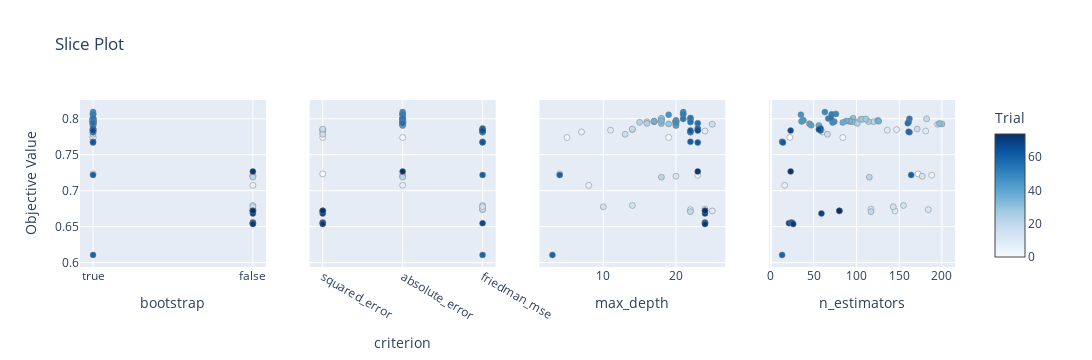

Notebook cell for this chart:
### Code cell
plot_slice(study).show()

### Figure 1 — Plotly figure (JSON) as saved in the notebook; plotly's stock layout.template omitted (floating-point values rounded to 4 significant figures)
{"data": [{"marker": {"color": [0, 1, 2, 3, 4, 5, 6, 7, 8, 9, 10, 11, 12, 13, 14, 15, 16, 17, 18, 19, 20, 21, 22, 23, 24, 25, 26, 27, 28, 29, 30, 31, 32, 33, 34, 35, 36, 37, 38, 39, 40, 41, 42, 43, 44, 45, 46, 47, 48, 49, 50, 51, 52, 53, 54, 55, 56, 57, 58, 59, 60, 61, 62, 63, 64, 65, 66, 67, 68, 69, 70, 71, 72, 73, 74], "colorbar": {"title": {"text": "Trial"}, "x": 1, "xpad": 40, "y": 0.5}, "colorscale": [[0, "rgb(247,251,255)"], [0.125, "rgb(222,235,247)"], [0.25, "rgb(198,219,239)"], [0.375, "rgb(158,202,225)"], [0.5, "rgb(107,174,214)"], [0.625, "rgb(66,146,198)"], [0.75, "rgb(33,113,181)"], [0.875, "rgb(8,81,156)"], [1, "rgb(8,48,107)"]], "line": {"color": "Grey", "width": 0.5}, "showscale": true}, "mode": "markers", "name": "Feasible Trial", "showlegend": false, "type": "scatter", "x": [true, true, true, true, false, true, false, true, true, true, false, false, false, false, false, false, true, true, true, true, false, false, true, true, true, true, true, true, true, true, true, true, true, true, true, true, true, true, true, true, true, true, true, true, true, true, true, true, true, true, true, true, true, true, true, true, true, true, true, true, true, true, true, true, true, true, true, false, false, false, false, false, false, false, false], "xaxis": "x", "y": [0.7739, 0.7233, 0.7738, 0.7977, 0.7215, 0.7816, 0.7074, 0.7848, 0.7829, 0.784, 0.6718, 0.6736, 0.6744, 0.72, 0.6794, 0.6776, 0.7923, 0.7783, 0.7856, 0.7998, 0.6708, 0.7187, 0.7958, 0.795, 0.7935, 0.7991, 0.796, 0.7993, 0.7995, 0.7928, 0.7964, 0.8007, 0.7932, 0.7959, 0.7972, 0.7964, 0.7965, 0.7967, 0.7948, 0.7964, 0.7905, 0.793, 0.791, 0.7978, 0.7964, 0.796, 0.8055, 0.7954, 0.7949, 0.8092, 0.8067, 0.8003, 0.8062, 0.8, 0.8009, 0.7953, 0.7937, 0.7812, 0.7819, 0.6107, 0.7219, 0.768, 0.7835, 0.7669, 0.7865, 0.7851, 0.7835, 0.6548, 0.6559, 0.6549, 0.6683, 0.6536, 0.6719, 0.7267, 0.6719], "yaxis": "y"}, {"marker": {"color": [0, 1, 2, 3, 4, 5, 6, 7, 8, 9, 10, 11, 12, 13, 14, 15, 16, 17, 18, 19, 20, 21, 22, 23, 24, 25, 26, 27, 28, 29, 30, 31, 32, 33, 34, 35, 36, 37, 38, 39, 40, 41, 42, 43, 44, 45, 46, 47, 48, 49, 50, 51, 52, 53, 54, 55, 56, 57, 58, 59, 60, 61, 62, 63, 64, 65, 66, 67, 68, 69, 70, 71, 72, 73, 74], "colorbar": {"title": {"text": "Trial"}, "x": 1, "xpad": 40}, "colorscale": [[0, "rgb(247,251,255)"], [0.125, "rgb(222,235,247)"], [0.25, "rgb(198,219,239)"], [0.375, "rgb(158,202,225)"], [0.5, "rgb(107,174,214)"], [0.625, "rgb(66,146,198)"], [0.75, "rgb(33,113,181)"], [0.875, "rgb(8,81,156)"], [1, "rgb(8,48,107)"]], "line": {"color": "Grey", "width": 0.5}, "showscale": false}, "mode": "markers", "name": "Feasible Trial", "showlegend": false, "type": "scatter", "x": ["squared_error", "squared_error", "absolute_error", "absolute_error", "absolute_error", "squared_error", "absolute_error", "squared_error", "friedman_mse", "squared_error", "squared_error", "friedman_mse", "friedman_mse", "absolute_error", "friedman_mse", "friedman_mse", "absolute_error", "squared_error", "squared_error", "absolute_error", "squared_error", "absolute_error", "absolute_error", "absolute_error", "absolute_error", "absolute_error", "absolute_error", "absolute_error", "absolute_error", "absolute_error", "absolute_error", "absolute_error", "absolute_error", "absolute_error", "absolute_error", "absolute_error", "absolute_error", "absolute_error", "absolute_error", "absolute_error", "absolute_error", "absolute_error", "absolute_error", "absolute_error", "absolute_error", "absolute_error", "absolute_error", "absolute_error", "absolute_error", "absolute_error", "absolute_error", "absolute_error", "absolute_error", "absolute_error", "absolute_error", "absolute_error", "absolute_error", "friedman_mse", "friedman_mse", "friedman_mse", "friedman_mse", "friedman_mse", "friedman_mse", "friedman_mse", "friedman_mse", "friedman_mse", "friedman_mse", "friedman_mse", "squared_error", "squared_error", "squared_error", "squared_error", "squared_error", "absolute_error", "squared_error"], "xaxis": "x2", "y": [0.7739, 0.7233, 0.7738, 0.7977, 0.7215, 0.7816, 0.7074, 0.7848, 0.7829, 0.784, 0.6718, 0.6736, 0.6744, 0.72, 0.6794, 0.6776, 0.7923, 0.7783, 0.7856, 0.7998, 0.6708, 0.7187, 0.7958, 0.795, 0.7935, 0.7991, 0.796, 0.7993, 0.7995, 0.7928, 0.7964, 0.8007, 0.7932, 0.7959, 0.7972, 0.7964, 0.7965, 0.7967, 0.7948, 0.7964, 0.7905, 0.793, 0.791, 0.7978, 0.7964, 0.796, 0.8055, 0.7954, 0.7949, 0.8092, 0.8067, 0.8003, 0.8062, 0.8, 0.8009, 0.7953, 0.7937, 0.7812, 0.7819, 0.6107, 0.7219, 0.768, 0.7835, 0.7669, 0.7865, 0.7851, 0.7835, 0.6548, 0.6559, 0.6549, 0.6683, 0.6536, 0.6719, 0.7267, 0.6719], "yaxis": "y2"}, {"marker": {"color": [0, 1, 2, 3, 4, 5, 6, 7, 8, 9, 10, 11, 12, 13, 14, 15, 16, 17, 18, 19, 20, 21, 22, 23, 24, 25, 26, 27, 28, 29, 30, 31, 32, 33, 34, 35, 36, 37, 38, 39, 40, 41, 42, 43, 44, 45, 46, 47, 48, 49, 50, 51, 52, 53, 54, 55, 56, 57, 58, 59, 60, 61, 62, 63, 64, 65, 66, 67, 68, 69, 70, 71, 72, 73, 74], "colorbar": {"title": {"text": "Trial"}, "x": 1, "xpad": 40}, "colorscale": [[0, "rgb(247,251,255)"], [0.125, "rgb(222,235,247)"], [0.25, "rgb(198,219,239)"], [0.375, "rgb(158,202,225)"], [0.5, "rgb(107,174,214)"], [0.625, "rgb(66,146,198)"], [0.75, "rgb(33,113,181)"], [0.875, "rgb(8,81,156)"], [1, "rgb(8,48,107)"]], "line": {"color": "Grey", "width": 0.5}, "showscale": false}, "mode": "markers", "name": "Feasible Trial", "showlegend": false, "type": "scatter", "x": [19, 4, 5, 22, 23, 7, 8, 14, 24, 11, 25, 22, 24, 20, 14, 10, 25, 13, 14, 21, 22, 18, 16, 15, 16, 18, 17, 18, 18, 19, 17, 18, 18, 17, 18, 17, 17, 20, 20, 20, 20, 20, 20, 20, 20, 20, 19, 20, 20, 21, 21, 22, 21, 21, 22, 22, 23, 22, 22, 3, 4, 22, 22, 23, 23, 23, 23, 24, 24, 24, 24, 24, 24, 23, 24], "xaxis": "x3", "y": [0.7739, 0.7233, 0.7738, 0.7977, 0.7215, 0.7816, 0.7074, 0.7848, 0.7829, 0.784, 0.6718, 0.6736, 0.6744, 0.72, 0.6794, 0.6776, 0.7923, 0.7783, 0.7856, 0.7998, 0.6708, 0.7187, 0.7958, 0.795, 0.7935, 0.7991, 0.796, 0.7993, 0.7995, 0.7928, 0.7964, 0.8007, 0.7932, 0.7959, 0.7972, 0.7964, 0.7965, 0.7967, 0.7948, 0.7964, 0.7905, 0.793, 0.791, 0.7978, 0.7964, 0.796, 0.8055, 0.7954, 0.7949, 0.8092, 0.8067, 0.8003, 0.8062, 0.8, 0.8009, 0.7953, 0.7937, 0.7812, 0.7819, 0.6107, 0.7219, 0.768, 0.7835, 0.7669, 0.7865, 0.7851, 0.7835, 0.6548, 0.6559, 0.6549, 0.6683, 0.6536, 0.6719, 0.7267, 0.6719], "yaxis": "y3"}, {"marker": {"color": [0, 1, 2, 3, 4, 5, 6, 7, 8, 9, 10, 11, 12, 13, 14, 15, 16, 17, 18, 19, 20, 21, 22, 23, 24, 25, 26, 27, 28, 29, 30, 31, 32, 33, 34, 35, 36, 37, 38, 39, 40, 41, 42, 43, 44, 45, 46, 47, 48, 49, 50, 51, 52, 53, 54, 55, 56, 57, 58, 59, 60, 61, 62, 63, 64, 65, 66, 67, 68, 69, 70, 71, 72, 73, 74], "colorbar": {"title": {"text": "Trial"}, "x": 1, "xpad": 40}, "colorscale": [[0, "rgb(247,251,255)"], [0.125, "rgb(222,235,247)"], [0.25, "rgb(198,219,239)"], [0.375, "rgb(158,202,225)"], [0.5, "rgb(107,174,214)"], [0.625, "rgb(66,146,198)"], [0.75, "rgb(33,113,181)"], [0.875, "rgb(8,81,156)"], [1, "rgb(8,48,107)"]], "line": {"color": "Grey", "width": 0.5}, "showscale": false}, "mode": "markers", "name": "Feasible Trial", "showlegend": false, "type": "scatter", "x": [22, 172, 84, 125, 188, 60, 16, 147, 181, 136, 145, 184, 117, 177, 155, 143, 195, 66, 171, 182, 117, 115, 120, 100, 101, 105, 114, 107, 111, 200, 92, 96, 197, 95, 125, 92, 126, 88, 84, 36, 56, 45, 47, 38, 36, 74, 35, 73, 72, 63, 76, 67, 71, 162, 70, 161, 160, 162, 161, 13, 164, 13, 58, 14, 58, 56, 23, 21, 24, 25, 59, 26, 80, 23, 80], "xaxis": "x4", "y": [0.7739, 0.7233, 0.7738, 0.7977, 0.7215, 0.7816, 0.7074, 0.7848, 0.7829, 0.784, 0.6718, 0.6736, 0.6744, 0.72, 0.6794, 0.6776, 0.7923, 0.7783, 0.7856, 0.7998, 0.6708, 0.7187, 0.7958, 0.795, 0.7935, 0.7991, 0.796, 0.7993, 0.7995, 0.7928, 0.7964, 0.8007, 0.7932, 0.7959, 0.7972, 0.7964, 0.7965, 0.7967, 0.7948, 0.7964, 0.7905, 0.793, 0.791, 0.7978, 0.7964, 0.796, 0.8055, 0.7954, 0.7949, 0.8092, 0.8067, 0.8003, 0.8062, 0.8, 0.8009, 0.7953, 0.7937, 0.7812, 0.7819, 0.6107, 0.7219, 0.768, 0.7835, 0.7669, 0.7865, 0.7851, 0.7835, 0.6548, 0.6559, 0.6549, 0.6683, 0.6536, 0.6719, 0.7267, 0.6719], "yaxis": "y4"}], "layout": {"height": 360, "title": {"text": "Slice Plot"}, "width": 1200, "xaxis": {"anchor": "y", "autorange": true, "categoryarray": [true, false], "categoryorder": "array", "domain": [0, 0.2125], "range": [-0.07866, 1.079], "title": {"text": "bootstrap"}, "type": "category"}, "xaxis2": {"anchor": "y2", "autorange": true, "categoryarray": ["squared_error", "absolute_error", "friedman_mse"], "categoryorder": "array", "domain": [0.2625, 0.475], "range": [-0.1573, 2.157], "title": {"text": "criterion"}, "type": "category"}, "xaxis3": {"anchor": "y3", "autorange": true, "domain": [0.525, 0.7375], "range": [1.269, 26.73], "title": {"text": "max_depth"}, "type": "linear"}, "xaxis4": {"anchor": "y4", "autorange": true, "domain": [0.7875, 1], "range": [-1.71, 214.7], "title": {"text": "n_estimators"}, "type": "linear"}, "yaxis": {"anchor": "x", "autorange": true, "domain": [0, 1], "range": [0.5943, 0.8256], "title": {"text": "Objective Value"}, "type": "linear"}, "yaxis2": {"anchor": "x2", "autorange": true, "domain": [0, 1], "matches": "y", "range": [0.5943, 0.8256], "showticklabels": false, "type": "linear"}, "yaxis3": {"anchor": "x3", "autorange": true, "domain": [0, 1], "matches": "y", "range": [0.5943, 0.8256], "showticklabels": false, "type": "linear"}, "yaxis4": {"anchor": "x4", "autorange": true, "domain": [0, 1], "matches": "y", "range": [0.5943, 0.8256], "showticklabels": false, "type": "linear"}}}
